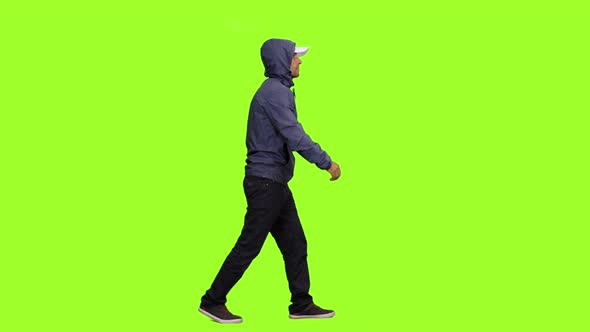
#> input picture Projects/Chroma Keying/chroma_key.jpg, 590 x 332 px
$ python chromaKeying.py
#> lines starting #> are read from the running program, lines starting #| are printed output that depends on the picture
# -*- coding: utf-8 -*-
"""
Created on Sun Jan  5 15:27:51 2020

@author: piyus
"""

import cv2 as cv
import matplotlib.pyplot as plt
import numpy as np

class green:
    def __init__(self, windowname,trackbarName, dests, trackValue):
        #self.point = None
        self.windowname = windowname
        self.trackbarName = trackbarName
        self.dests = dests
        self.trackValue = trackValue
        self.background = {'red': False, 'green': False, 'blue': False }
        self.background_color_range = {'lower': None, 'upper': None }
        self.blur = self.dests[0]
        self.blurHSV = None
        self.show()
        self.f = None
        self.s= None
        self.first = []
        self.second = []
        cv.setMouseCallback(self.windowname, self.on_mouse)
        cv.createTrackbar(self.trackbarName, self.windowname, self.trackValue, 255, self.onChange)
        #cv.createTrackbar(self.trackbarName, self.windowname, self.trackValue, 70, self.onChange)


    def show(self):
        cv.imshow(self.windowname, self.dests[1])
        #cv.imshow(self.windowname + ": mask", self.dests[1])
        cv.imshow(self.windowname + ": Without Green", self.dests[5])
    # [64 lines left out: functions mask, on_mouse, applyChanges, not called in this run]

    def onChange(self, *args):
        self.background_color_range['lower'] = (args[0], self.background_color_range['lower'][1], self.background_color_range['lower'][2])
        self.mask()
        #pass


im = cv.imread('chroma_key.jpg')
#> im is the input picture: shape (332, 590, 3); mean B, G, R 43.1, 239.6, 151
bground = cv.imread('background image.jpg')
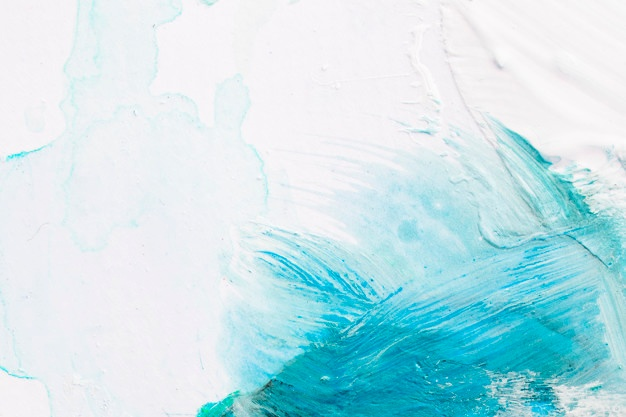
#> input picture Projects/Chroma Keying/background image.jpg, 626 x 417 px
#> bground is the input picture: shape (417, 626, 3); mean B, G, R 234.1, 227.9, 195.7

bc_resize = cv.resize(bground, (im.shape[1], im.shape[0]),interpolation = cv.INTER_AREA)
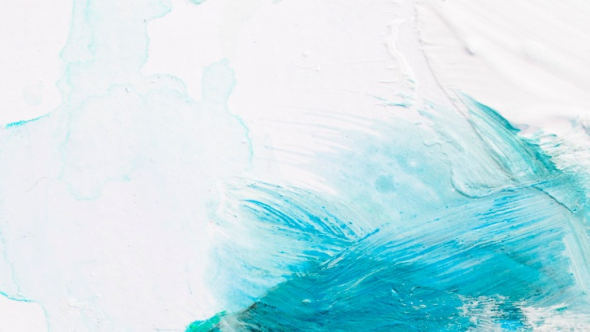
#> bc_resize: shape (332, 590, 3); mean B, G, R 234.1, 227.9, 195.7

img_copy = im.copy()
# Create a black copy of original image
# Acts as a mask
mask = np.zeros(im.shape[:2], np.uint8)
green_removed = np.zeros(im.shape[:2], np.uint8)

g = green('Image','tName',  [im, img_copy, mask, green_removed, bc_resize, bc_resize.copy()], 0)
#> in __init__, `self.dests = dests`: self.dests = 6 items

while True:
    ch = cv.waitKey()
#> (key Esc is pressed here)
    if ch == 27:
        break
    if ch == ord('a'):
        g.applyChanges()

    if ch == ord('r'):
        g.dests[0][:] = im
        g.dests[1][:] = im
        g.dests[2][:] = np.zeros(im.shape[:2], np.uint8)
        g.dests[3][:] = np.zeros(im.shape, np.uint8)
        g.dests[4][:] = bc_resize
        g.show()
cv.destroyAllWindows()
